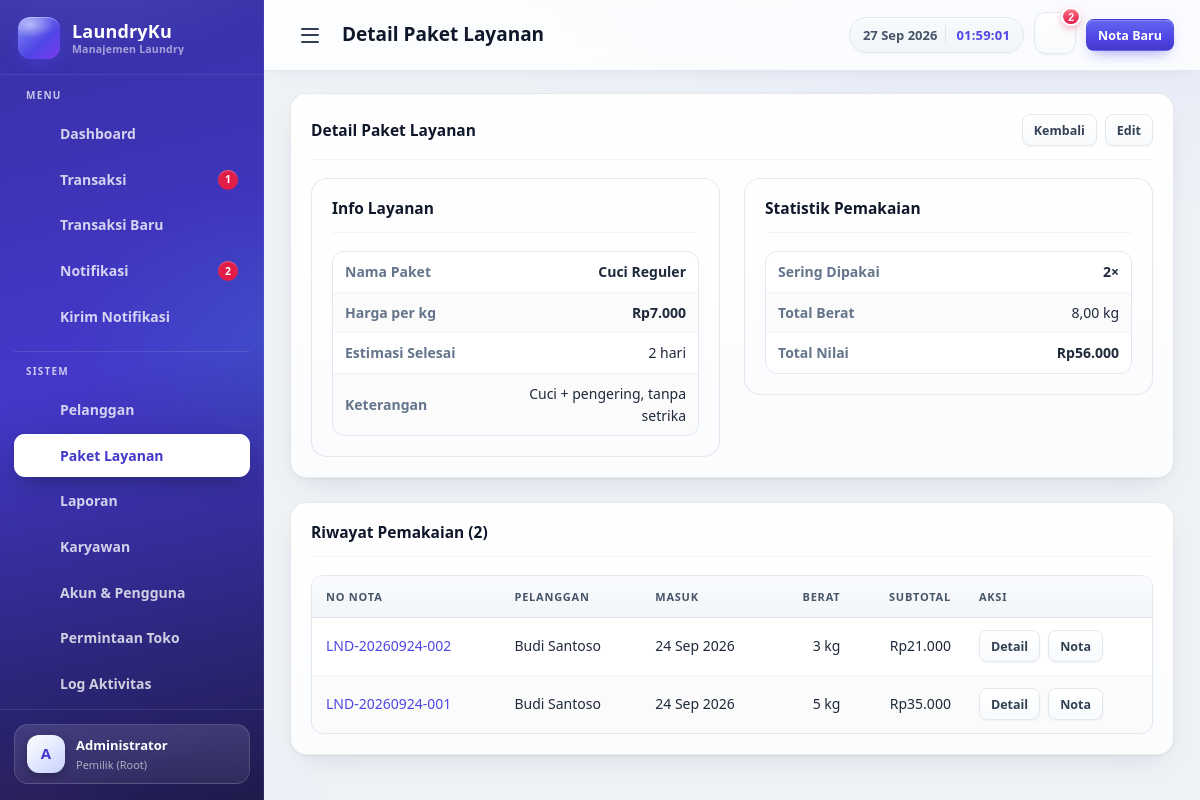
The app's page /index.php?r=paket/detail/1 (signed in) with its own data.
### tables this page shows
CREATE TABLE `paket` (
  `id` int unsigned NOT NULL AUTO_INCREMENT,
  `nama` varchar(120) NOT NULL,
  `harga_per_kg` decimal(12,2) NOT NULL DEFAULT '0.00',
  `estimasi_hari` int NOT NULL DEFAULT '2',
  `keterangan` varchar(255) DEFAULT NULL,
  `created_at` timestamp NOT NULL DEFAULT CURRENT_TIMESTAMP,
  PRIMARY KEY (`id`)
);

CREATE TABLE `transaksi_detail` (
  `id` int unsigned NOT NULL AUTO_INCREMENT,
  `transaksi_id` int unsigned NOT NULL,
  `paket_id` int unsigned NOT NULL,
  `berat` decimal(10,2) NOT NULL DEFAULT '0.00',
  `subtotal` decimal(12,2) NOT NULL DEFAULT '0.00',
  PRIMARY KEY (`id`),
  KEY `fk_det_trx` (`transaksi_id`),
  KEY `fk_det_paket` (`paket_id`),
  CONSTRAINT `fk_det_paket` FOREIGN KEY (`paket_id`) REFERENCES `paket` (`id`),
  CONSTRAINT `fk_det_trx` FOREIGN KEY (`transaksi_id`) REFERENCES `transaksi` (`id`) ON DELETE CASCADE
);

CREATE TABLE `transaksi` (
  `id` int unsigned NOT NULL AUTO_INCREMENT,
  `no_nota` varchar(30) NOT NULL,
  `pelanggan_id` int unsigned NOT NULL,
  `tanggal_masuk` date NOT NULL,
  `estimasi_selesai` date DEFAULT NULL,
  `tanggal_selesai` date DEFAULT NULL,
  `total_berat` decimal(10,2) NOT NULL DEFAULT '0.00',
  `total_harga` decimal(12,2) NOT NULL DEFAULT '0.00',
  `diskon` decimal(12,2) NOT NULL DEFAULT '0.00',
  `pajak` decimal(12,2) NOT NULL DEFAULT '0.00',
  `uang_muka` decimal(12,2) NOT NULL DEFAULT '0.00',
  `status` enum('diterima','dicuci','disetrika','siap_diambil','selesai') NOT NULL DEFAULT 'diterima',
  `status_bayar` enum('belum','lunas') NOT NULL DEFAULT 'belum',
  `keterangan` varchar(255) DEFAULT NULL,
  `created_at` timestamp NOT NULL DEFAULT CURRENT_TIMESTAMP,
  PRIMARY KEY (`id`),
  UNIQUE KEY `no_nota` (`no_nota`),
  KEY `fk_trx_pelanggan` (`pelanggan_id`),
  CONSTRAINT `fk_trx_pelanggan` FOREIGN KEY (`pelanggan_id`) REFERENCES `pelanggan` (`id`)
);

CREATE TABLE `pelanggan` (
  `id` int unsigned NOT NULL AUTO_INCREMENT,
  `nama` varchar(120) NOT NULL,
  `telepon` varchar(30) DEFAULT NULL,
  `alamat` varchar(255) DEFAULT NULL,
  `created_at` timestamp NOT NULL DEFAULT CURRENT_TIMESTAMP,
  PRIMARY KEY (`id`)
);

### app/core/Controller.php (called while the page is built, shortened)
<?php
abstract class Controller
{
    protected function view(string $view, array $data = []): void
    {
        extract($data, EXTR_SKIP);
        $file = VIEW_PATH . '/' . $view . '.php';
        try {
            require $file;
        } catch (\Throwable $e) {
            ob_end_clean();
            throw $e;
        }
    }
}

### app/controllers/PaketController.php (called while the page is built, shortened)
<?php
class PaketController extends Controller
{
    public function detail(int $id): void
    {
        $k = (new Paket())->find($id);
        $this->view('paket/detail', [
            'pageTitle' => 'Detail Paket Layanan',
            'active'    => 'paket',
            'k'         => $k,
            'list'      => (new Paket())->riwayat($id),
        ]);
    }
}

### app/core/App.php (called while the page is built, shortened)
<?php
class App
{
    public function run(): void
    {
        $r = trim((string)($_GET['r'] ?? ''));
        $segments = explode('/', $r);
        $namaRoute = (string)array_shift($segments);
        $method = $segments !== [] ? (string)array_shift($segments) : 'index';
        $method = lcfirst(str_replace(' ', '', ucwords(str_replace('-', ' ', $method))));
        $instance = new $class();
        $args = $this->rapikanParam($instance, $method, $segments);
        call_user_func_array([$instance, $method], $args);
    }
    private function rapikanParam(object $objek, string $method, array $params): ?array
    {
        try {
            $refleksi = new \ReflectionMethod($objek, $method);
        } catch (\ReflectionException $e) {
            return null;
        }
        $out = [];
        foreach ($refleksi->getParameters() as $i => $def) {
            $nilai = (string)$params[$i];
            $tipe  = $def->hasType() ? (string)$def->getType() : '';
            if ($tipe === 'int') {
                $out[] = (int)$nilai;
            } else {
                $out[] = trim(preg_replace('/[\x00-\x1F\x7F]/u', '', $nilai));
            }
        }
        return $out;
    }
}

### index.php (called while the page is built, shortened)
<?php
require APP_PATH . '/core/Autoload.php';
require APP_PATH . '/helpers/helpers.php';
try {
    (new App())->run();
} catch (Throwable $e) {
    try {
        \App\Core\Log::tulis('ERROR', $e->getMessage() . ' — ' . $e->getFile() . ':' . $e->getLine());
    } catch (\Throwable $logE) {
    }
    $detail = '';
    if (defined('APP_DEBUG') && APP_DEBUG) {
        $detail = $e->getMessage() . ' — ' . $e->getFile() . ':' . $e->getLine();
    }
    tampilkanError(500, 'Sistem mengalami gangguan tak terduga saat memproses permintaan.', $detail);
}

### app/helpers/helpers.php (called while the page is built, shortened)
<?php
function url(string $route = '', array $params = []): string
{
    $route = bersihkanRoute($route);
    $out = BASE_REL . '/index.php?r=' . $route;
    if ($params) {
        $out .= '&' . http_build_query($params);
    }
    return $out;
}
function bersihkanRoute(string $route): string
{
    return (string)preg_replace('/[^A-Za-z0-9_\/\-.]/', '', $route);
}
function e($nilai): string
{
    return htmlspecialchars((string)$nilai, ENT_QUOTES, 'UTF-8');
}
function rupiah($jumlah): string
{
    $simbol = trim((string)pengaturan('mata_uang', 'Rp'));
    return $simbol . number_format((float)$jumlah, 0, ',', '.');
}
function tglIndo($tanggal, bool $denganJam = false): string
{
    $t = strtotime((string)$tanggal);
    $bulan = ['Jan', 'Feb', 'Mar', 'Apr', 'Mei', 'Jun', 'Jul', 'Agu', 'Sep', 'Okt', 'Nov', 'Des'];
    $res = date('d', $t) . ' ' . $bulan[(int)date('n', $t) - 1] . ' ' . date('Y', $t);
    return $res;
}
function pengaturan(string $kunci, string $default = ''): string
{
    static $nilai = null;
    if ($nilai === null) {
        try {
            $nilai = (new \App\Models\Pengaturan())->semua();
        } catch (\Throwable $e) {
            $nilai = [];
        }
    }
    return isset($nilai[$kunci]) && $nilai[$kunci] !== '' ? (string)$nilai[$kunci] : $default;
}

### app/core/Autoload.php (called while the page is built, shortened)
<?php
spl_autoload_register(function (string $class): void {
    $prefix = 'App\\';
    $relative = str_replace('\\', '/', substr($class, strlen($prefix))) . '.php';
    $base     = dirname(__DIR__);
    $file = $base . '/' . $relative;
    $dir       = $base;
    $segmen    = explode('/', $relative);
    $total     = count($segmen);
    $diproses  = 0;
    foreach ($segmen as $bagian) {
        $cocok = null;
        $daftar = glob($dir . '/*');
        if (is_array($daftar)) {
            foreach ($daftar as $entri) {
                if (strcasecmp(basename($entri), $bagian) === 0) {
                    $cocok = $entri;
                    break;
                }
            }
        }
        $dir = $cocok;
    }
});

### app/core/Database.php (called while the page is built, shortened)
<?php
class Database
{
    private static $conn = null;
    public static function conn(): PDO
    {
        if (self::$conn === null) {
            self::$conn = new PDO(
                'mysql:host=' . DB_HOST . ';port=' . DB_PORT . ';dbname=' . DB_NAME . ';charset=utf8mb4',
                DB_USER,
                DB_PASS,
                [
                    PDO::ATTR_ERRMODE            => PDO::ERRMODE_EXCEPTION,
                    PDO::ATTR_DEFAULT_FETCH_MODE => PDO::FETCH_ASSOC,
                    PDO::ATTR_EMULATE_PREPARES   => false,
                ]
            );
            try {
                $offset = (new \DateTime('now'))->format('P');
                self::$conn->exec("SET time_zone = '" . $offset . "'");
            } catch (\PDOException $e) {
            }
        }
        return self::$conn;
    }
}

### app/core/Model.php (called while the page is built, shortened)
<?php
abstract class Model
{
    protected function db(): PDO
    {
        return Database::conn();
    }
}

### app/models/Paket.php (called while the page is built, shortened)
<?php
class Paket extends Model
{
    public function find(int $id): ?array
    {
        $st = $this->db()->prepare('SELECT * FROM paket WHERE id = ?');
        $st->execute([$id]);
        $row = $st->fetch();
        return $row ?: null;
    }
    public function riwayat(int $id): array
    {
        $st = $this->db()->prepare(
            'SELECT t.id AS trx_id, t.no_nota, t.tanggal_masuk, t.status, t.status_bayar,
                    p.nama AS pelanggan, d.berat, d.subtotal
             FROM transaksi_detail d
             JOIN transaksi t ON t.id = d.transaksi_id
             JOIN pelanggan p ON p.id = t.pelanggan_id
             WHERE d.paket_id = ?
             ORDER BY t.tanggal_masuk DESC, t.id DESC'
        );
        $st->execute([$id]);
        return $st->fetchAll();
    }
}

### app/views/paket/detail.php (the view)
<?php
include __DIR__ . '/../partials/header.php';
?>
<div class="card">
  <div class="card-head">
    <h2><?= icon('paket', 17) ?> Detail Paket Layanan</h2>
    <div class="inline">
      <a class="btn btn-outline btn-small" href="<?= url('paket') ?>"><?= icon('kembali', 14) ?> Kembali</a>
      <a class="btn btn-outline btn-small" href="<?= url('paket', ['edit' => (int)$k['id']]) ?>"><?= icon('edit', 14) ?> Edit</a>
    </div>
  </div>
  <div class="grid-2">
    <div class="card" style="box-shadow:none">
      <div class="card-head"><h2><?= icon('layanan', 17) ?> Info Layanan</h2></div>
      <div class="table-wrap">
        <table class="table table-kv">
          <tr><td>Nama Paket</td><td class="r"><strong><?= e($k['nama']) ?></strong></td></tr>
          <tr><td>Harga per <?= e(pengaturan('satuan_berat', 'kg')) ?></td><td class="r"><strong><?= rupiah($k['harga_per_kg']) ?></strong></td></tr>
          <tr><td>Estimasi Selesai</td><td class="r"><?= (int)$k['estimasi_hari'] ?> hari</td></tr>
          <tr><td>Keterangan</td><td class="r"><?= e($k['keterangan']) ?: '-' ?></td></tr>
        </table>
      </div>
    </div>
    <div class="card" style="box-shadow:none">
      <div class="card-head"><h2><?= icon('transaksi', 17) ?> Statistik Pemakaian</h2></div>
      <?php
      $totBerat = $totSub = 0;
      foreach ($list as $r) {
          $totBerat += (float)$r['berat'];
          $totSub   += (float)$r['subtotal'];
      }
      ?>
      <div class="table-wrap">
        <table class="table table-kv">
          <tr><td>Sering Dipakai</td><td class="r"><strong><?= count($list) ?>×</strong></td></tr>
          <tr><td>Total Berat</td><td class="r"><?= number_format($totBerat, 2, ',', '.') ?> <?= e(pengaturan('satuan_berat', 'kg')) ?></td></tr>
          <tr><td>Total Nilai</td><td class="r"><strong><?= rupiah($totSub) ?></strong></td></tr>
        </table>
      </div>
    </div>
  </div>
</div>
<div class="card">
  <div class="card-head"><h2><?= icon('transaksi', 17) ?> Riwayat Pemakaian (<?= count($list) ?>)</h2></div>
  <?php if (!$list): ?>
    <p class="empty"><?= icon('transaksi', 30) ?>Paket ini belum pernah dipakai pada transaksi mana pun.</p>
  <?php else: ?>
    <div class="table-wrap">
      <table class="table">
        <thead>
          <tr>
            <th>No Nota</th><th>Pelanggan</th><th>Masuk</th>
            <th class="r">Berat</th><th class="r">Subtotal</th><th>Aksi</th>
          </tr>
        </thead>
        <tbody>
          <?php foreach ($list as $r): ?>
            <tr>
              <td><a href="<?= url('transaksi/detail/' . (int)$r['trx_id']) ?>"><?= e($r['no_nota']) ?></a></td>
              <td><?= e($r['pelanggan']) ?></td>
              <td><?= tglIndo($r['tanggal_masuk']) ?></td>
              <td class="r num"><?= (float)$r['berat'] ?> <?= e(pengaturan('satuan_berat', 'kg')) ?></td>
              <td class="r num"><?= rupiah($r['subtotal']) ?></td>
              <td>
                <div class="inline">
                  <a class="btn btn-small btn-outline" href="<?= url('transaksi/detail/' . (int)$r['trx_id']) ?>"><?= icon('lihat', 13) ?> Detail</a>
                  <a class="btn btn-small btn-outline" href="<?= url('transaksi/cetak/' . (int)$r['trx_id']) ?>" target="_blank"><?= icon('printer', 13) ?> Nota</a>
                </div>
              </td>
            </tr>
          <?php endforeach; ?>
        </tbody>
      </table>
    </div>
  <?php endif; ?>
</div>
<?php include __DIR__ . '/../partials/footer.php'; ?>

### records on screen
paket: nama "Cuci Reguler", harga_per_kg "Rp7.000", estimasi_hari "2", keterangan "Cuci + pengering, tanpa setrika"
transaksi_detail: transaksi.no_nota "LND-20260924-002", pelanggan.nama "Budi Santoso", transaksi.tanggal_masuk "24 Sep 2026", berat "3", subtotal "Rp21.000"
transaksi_detail: transaksi.no_nota "LND-20260924-001", pelanggan.nama "Budi Santoso", transaksi.tanggal_masuk "24 Sep 2026", berat "5", subtotal "Rp35.000"

### other values on screen
APP_NAME "LaundryKu"
badgeNilai(menuBadge('transaksi_siap')) "1"
badgeNilai($notif['belum']) "2"
mb_substr($user['nama'] ?? 'A', 0, 1, 'UTF-8') "A"
$user['nama'] "Administrator"
roleLabel($user['role'] ?? '') "Pemilik (Root)"
$pageTitle "Detail Paket Layanan"
$notif['belum'] "2"
pengaturan('satuan_berat', 'kg') "kg"
count($list) "2"
$totBerat "8,00"
rupiah($totSub) "Rp56.000"
